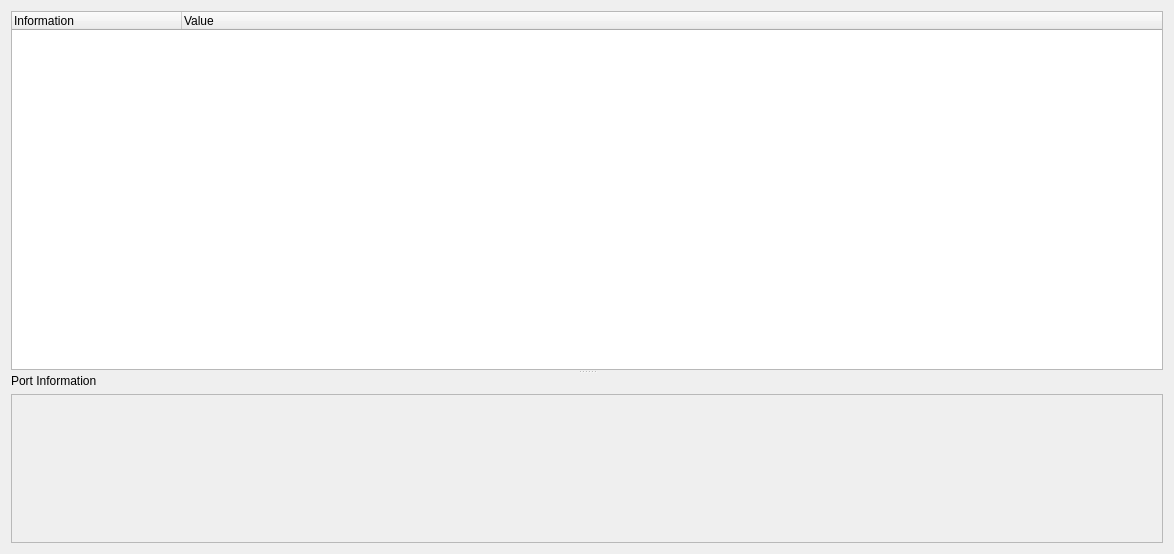
<?xml version="1.0" encoding="UTF-8"?>
<ui version="4.0">
 <class>MIDIInfoForm</class>
 <widget class="QWidget" name="MIDIInfoForm">
  <property name="geometry">
   <rect>
    <x>0</x>
    <y>0</y>
    <width>1174</width>
    <height>554</height>
   </rect>
  </property>
  <property name="minimumSize">
   <size>
    <width>476</width>
    <height>278</height>
   </size>
  </property>
  <property name="windowTitle">
   <string>Device Information</string>
  </property>
  <layout class="QGridLayout" name="gridLayout">
   <item row="0" column="0">
    <widget class="QSplitter" name="splitter">
     <property name="sizePolicy">
      <sizepolicy hsizetype="Preferred" vsizetype="Preferred">
       <horstretch>0</horstretch>
       <verstretch>0</verstretch>
      </sizepolicy>
     </property>
     <property name="autoFillBackground">
      <bool>true</bool>
     </property>
     <property name="frameShape">
      <enum>QFrame::NoFrame</enum>
     </property>
     <property name="frameShadow">
      <enum>QFrame::Plain</enum>
     </property>
     <property name="orientation">
      <enum>Qt::Vertical</enum>
     </property>
     <property name="opaqueResize">
      <bool>true</bool>
     </property>
     <widget class="QTreeWidget" name="treeWidget">
      <property name="frameShape">
       <enum>QFrame::StyledPanel</enum>
      </property>
      <property name="frameShadow">
       <enum>QFrame::Plain</enum>
      </property>
      <property name="lineWidth">
       <number>1</number>
      </property>
      <property name="midLineWidth">
       <number>0</number>
      </property>
      <property name="autoExpandDelay">
       <number>10</number>
      </property>
      <property name="indentation">
       <number>15</number>
      </property>
      <property name="uniformRowHeights">
       <bool>false</bool>
      </property>
      <property name="sortingEnabled">
       <bool>false</bool>
      </property>
      <property name="animated">
       <bool>false</bool>
      </property>
      <property name="columnCount">
       <number>2</number>
      </property>
      <attribute name="headerCascadingSectionResizes">
       <bool>true</bool>
      </attribute>
      <attribute name="headerDefaultSectionSize">
       <number>170</number>
      </attribute>
      <attribute name="headerHighlightSections">
       <bool>false</bool>
      </attribute>
      <attribute name="headerMinimumSectionSize">
       <number>80</number>
      </attribute>
      <column>
       <property name="text">
        <string notr="true">Information</string>
       </property>
      </column>
      <column>
       <property name="text">
        <string notr="true">Value</string>
       </property>
      </column>
     </widget>
     <widget class="QWidget" name="verticalLayoutWidget">
      <layout class="QVBoxLayout" name="verticalLayout">
       <item>
        <widget class="QLabel" name="label">
         <property name="maximumSize">
          <size>
           <width>16777215</width>
           <height>16</height>
          </size>
         </property>
         <property name="text">
          <string>Port Information</string>
         </property>
        </widget>
       </item>
       <item>
        <widget class="QScrollArea" name="scrollArea">
         <property name="widgetResizable">
          <bool>true</bool>
         </property>
         <widget class="QWidget" name="scrollAreaWidgetContents">
          <property name="geometry">
           <rect>
            <x>0</x>
            <y>0</y>
            <width>1146</width>
            <height>157</height>
           </rect>
          </property>
          <layout class="QGridLayout" name="gridLayout_2">
           <property name="leftMargin">
            <number>6</number>
           </property>
           <property name="topMargin">
            <number>6</number>
           </property>
           <property name="rightMargin">
            <number>6</number>
           </property>
           <property name="bottomMargin">
            <number>6</number>
           </property>
           <item row="0" column="0">
            <layout class="QVBoxLayout" name="verticalTablesLayout">
             <property name="spacing">
              <number>-1</number>
             </property>
            </layout>
           </item>
          </layout>
         </widget>
        </widget>
       </item>
      </layout>
     </widget>
    </widget>
   </item>
  </layout>
 </widget>
 <resources/>
 <connections/>
</ui>
